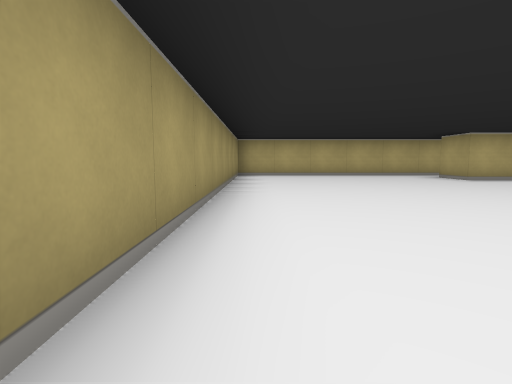
View 1 (above)

20 first-person views from a walk through a cub3D maze. The camera is about half as high as the walls, tilts 6° down and sees 80° across. The floor is counted in squares. Each view is taken from the middle of a square. On the plan, view 1 faces up. The plan holds only what a view shows up to about 9 squares ahead; the rest is blank.

View 2
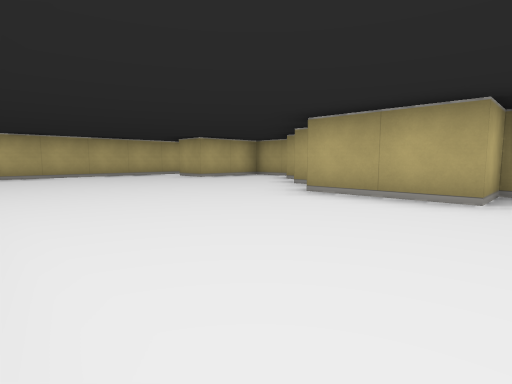

View 3
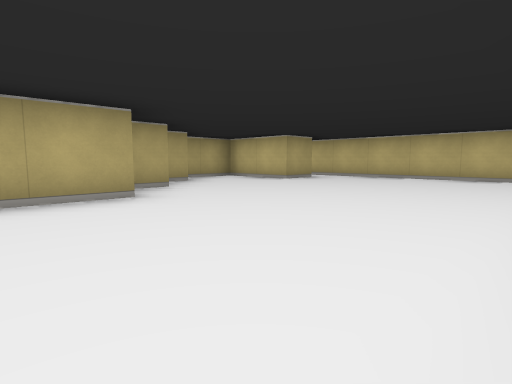

View 4
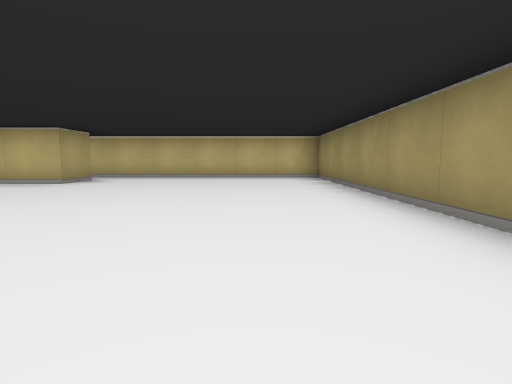

View 5
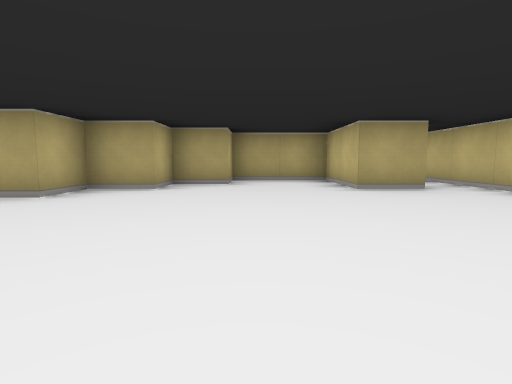

View 6
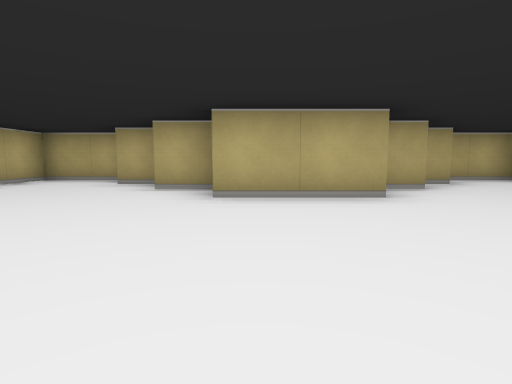

View 7
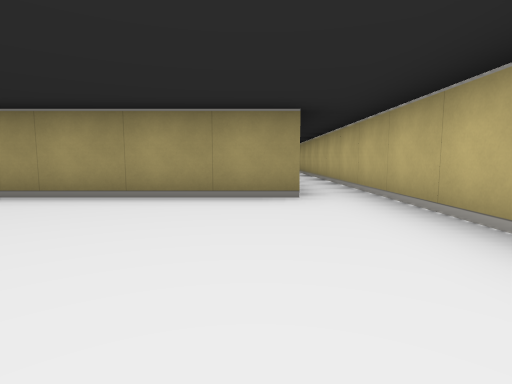

View 8
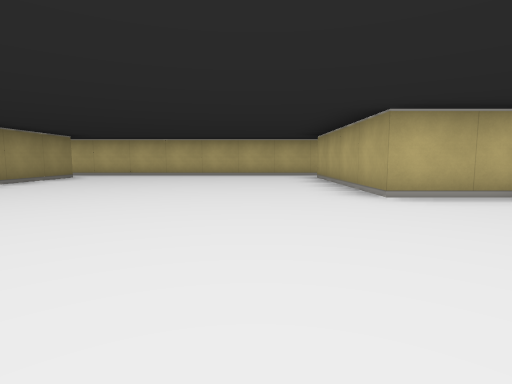

View 9
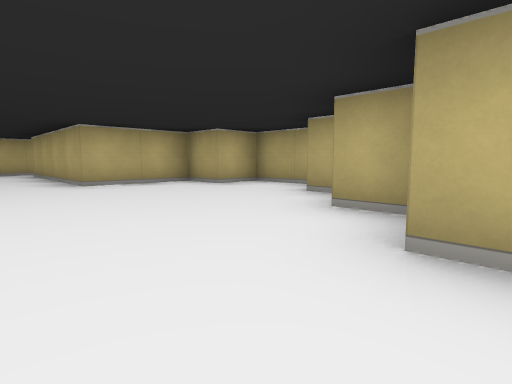

View 10
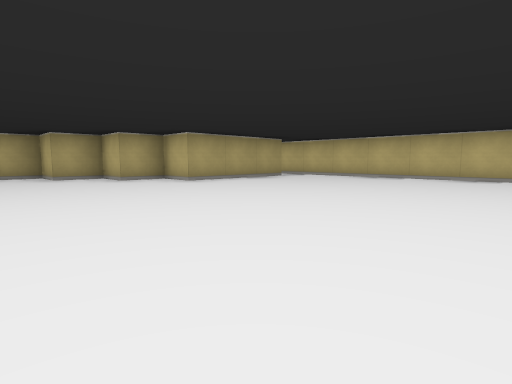

View 11
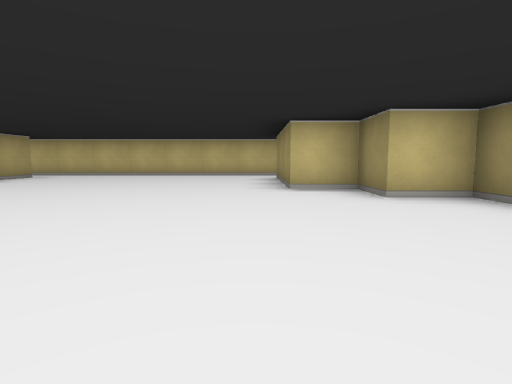

View 12
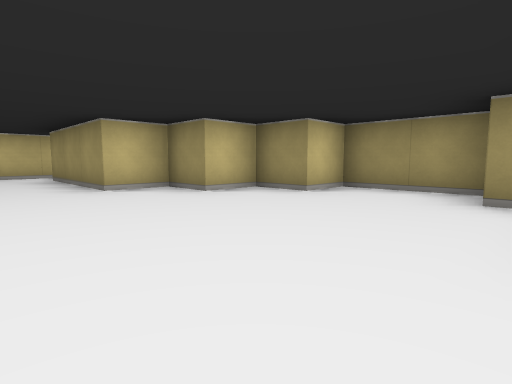

View 13
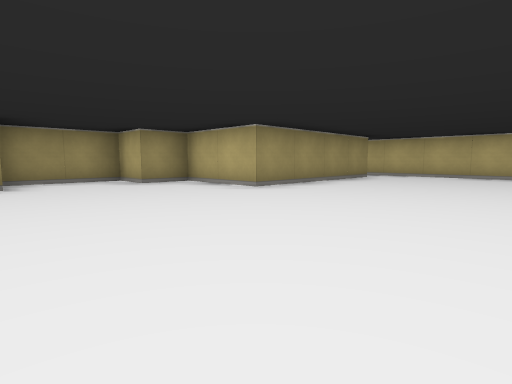

View 14
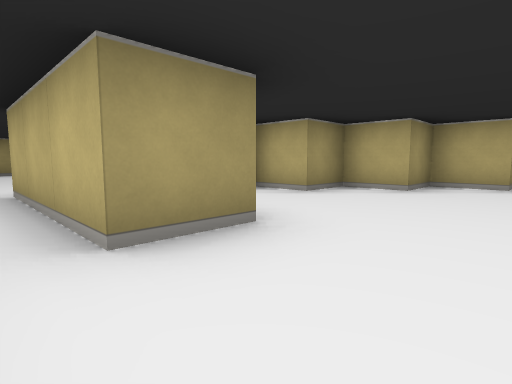

View 15
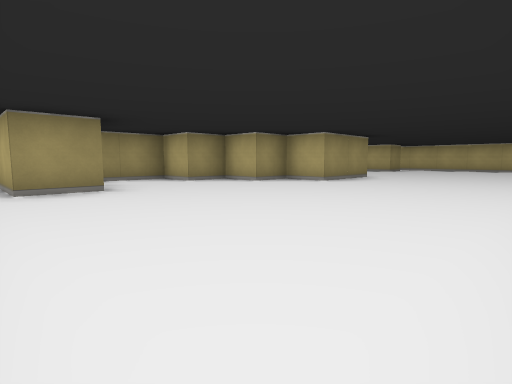

View 16
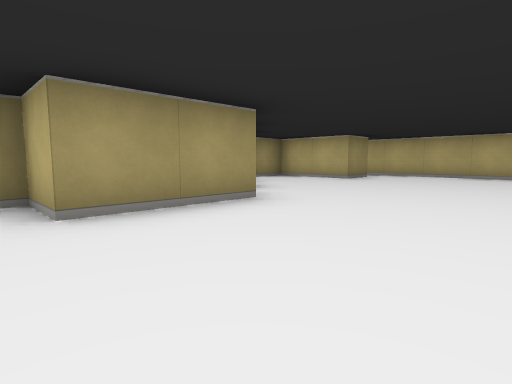

View 17
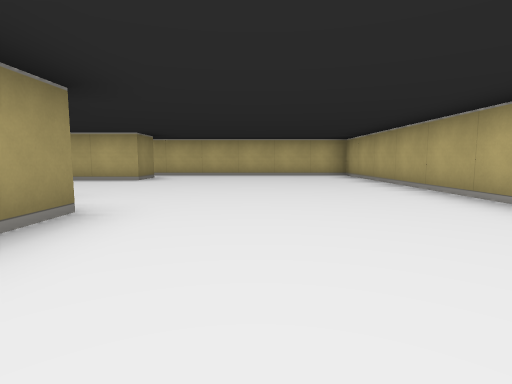

View 18
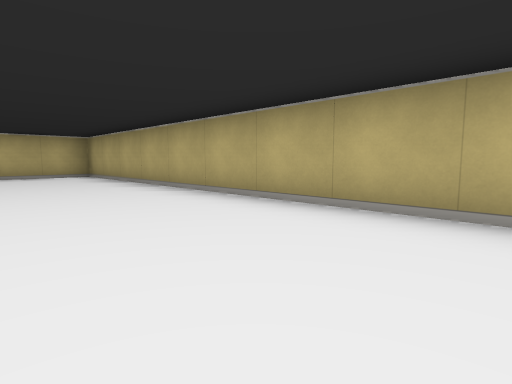

View 19
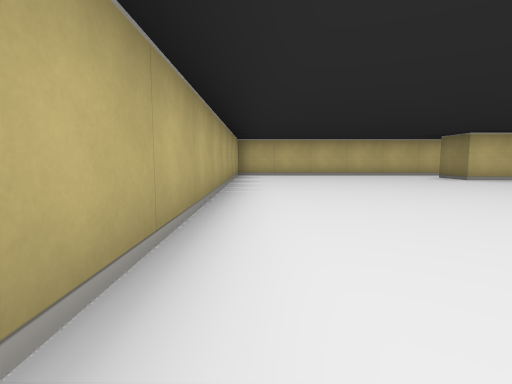

View 20
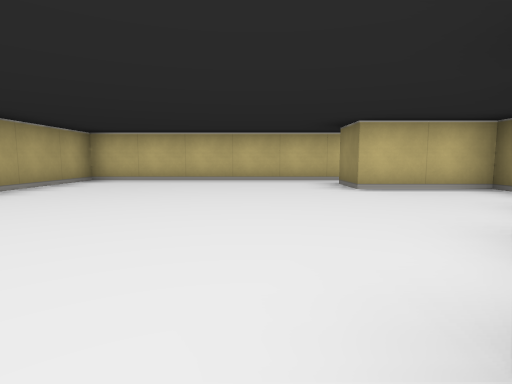

### Floor plan
Points are (right, up) in squares from view 1. A wall is a line through its corners. A room is listed if a view was taken in it or the views show most of it. See-through windows are left out.
Room 1 (views 1, 2, 3, 4, 5, 6)
walls: (4.5, 2.5) (4.5, 3.5); (5.5, 3.8) (5.5, 4.5); (6.5, 4.9) (6.5, 6.5) (4.5, 6.5) (4.5, 7.5); (4.5, -4.6) (4.5, -3.5) (6.5, -3.5) (6.5, -1.5) (5.5, -1.5) (5.5, -0.5) (4.5, -0.5) (4.5, 0.5) (3.5, 0.5) (3.5, 2.5); (-0.5, 8.2) (-0.5, -5.5) (4.5, -5.5); (4.4, 8.5) (-0.5, 8.5)
ways out: opening at (4, -5) to room 2; opening at (4, 8) to room 2
Room 2 (views 7, 8, 9, 10, 11, 12, 13)
walls: (7.5, 7.6) (7.5, 3.5) (5.5, 3.5) (5.5, 2.5) (4.5, 2.5) (4.5, 0.5) (5.5, 0.5) (5.5, -0.5) (6.5, -0.5) (6.5, -1.5) (7.5, -1.5) (7.5, -4.5); (13.5, -4.5) (13.5, -1.5) (14.5, -1.5) (14.5, -0.5) (15.5, -0.5) (15.5, 0.5) (16.5, 0.5) (16.5, 2.5) (15.5, 2.5) (15.5, 3.5) (13.5, 3.5) (13.5, 7.5); (13.8, 8.5) (4.4, 8.5); (4.5, -5.5) (14.2, -5.5)
ways out: opening at (4, -5) to room 1; opening at (4, 8) to room 1; opening at (14, -5) to room 3
Room 3 (views 14, 15, 16, 17, 18, 19, 20)
walls: (17.5, 2.6) (17.5, 0.5) (16.5, 0.5) (16.5, -0.5) (15.5, -0.5) (15.5, -1.5) (14.5, -1.5) (14.5, -3.5) (16.5, -3.5) (16.5, -4.5) (13.5, -4.5); (16.5, 7.6) (16.5, 6.5) (14.5, 6.5) (14.5, 5.5); (15.9, -5.5) (21.5, -5.5) (21.5, 8.5) (16, 8.5)
ways out: opening at (14, -5) to room 2

Where each view was taken, in squares from view 1:
view 1: 0 up, 0 right, facing up
view 2: 0 up, 0 right, facing up-right
view 3: 2 up, 0 right, facing down-right
view 4: 2 up, 1 right, facing down
view 5: 2 down, 0 right, facing right
view 6: 2 up, 0 right, facing right
view 7: 7 up, 11 right, facing left
view 8: 0 up, 12 right, facing up
view 9: 2 down, 12 right, facing up-right
view 10: 2 up, 8 right, facing down-right
view 11: 3 up, 8 right, facing down
view 12: 3 up, 9 right, facing down-left
view 13: 0 up, 11 right, facing up-left
view 14: 5 down, 18 right, facing up-left
view 15: 5 down, 21 right, facing up-left
view 16: 0 up, 20 right, facing up-left
view 17: 0 up, 19 right, facing up
view 18: 0 up, 19 right, facing up-right
view 19: 3 up, 21 right, facing down
view 20: 1 up, 18 right, facing down
